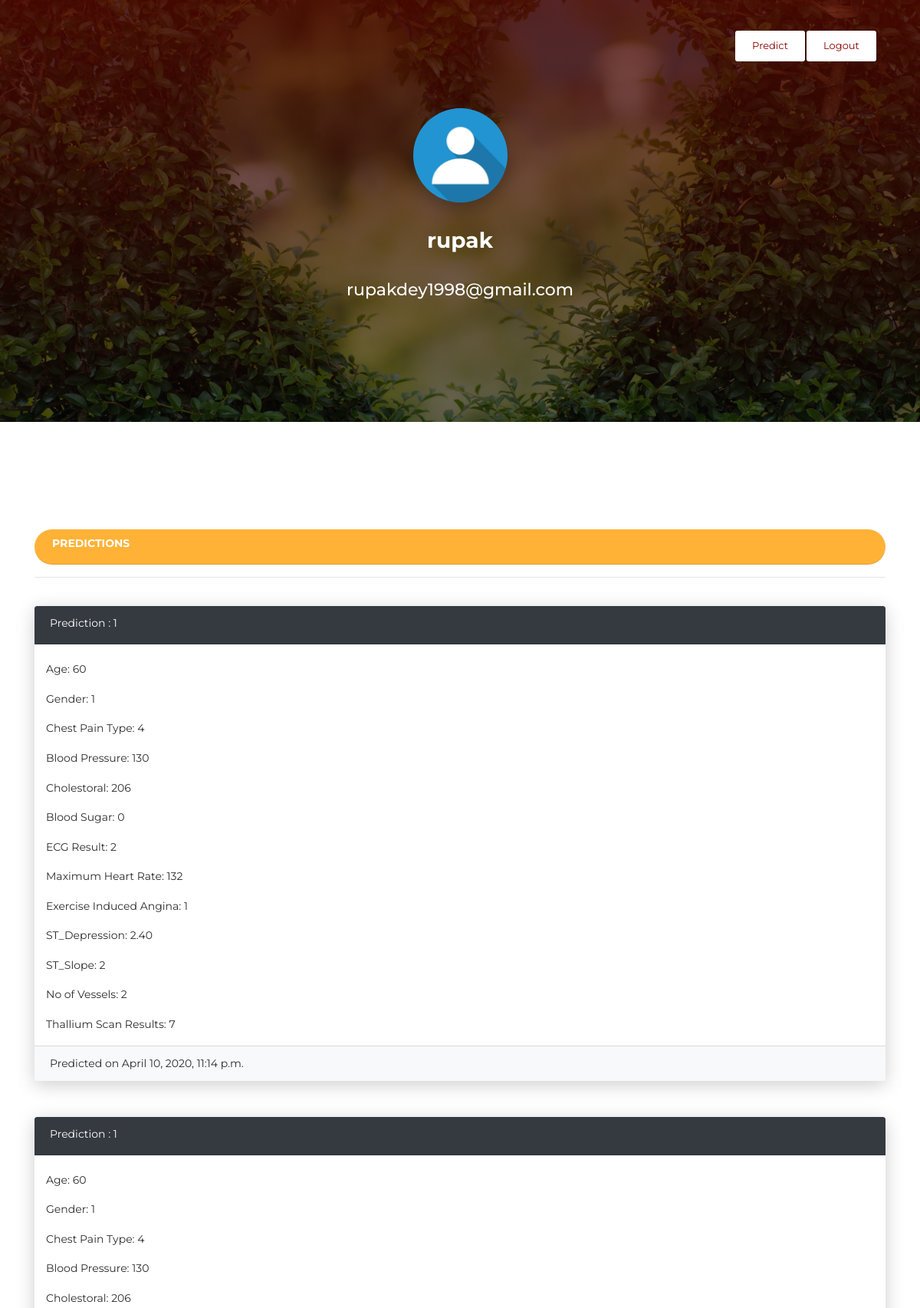
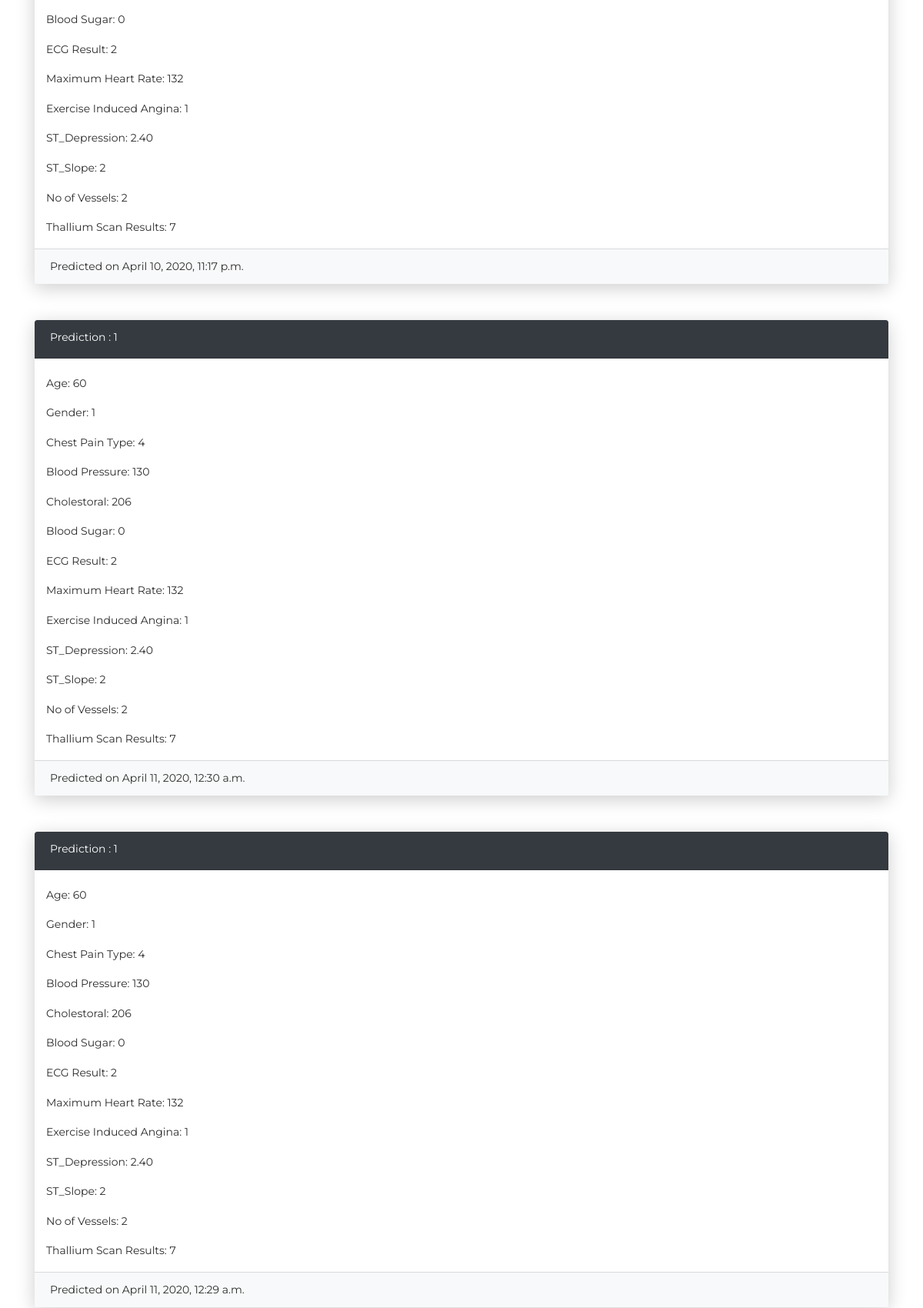
Page /accounts/profile/11/ (signed in, upper part) on the committed database (2 pictures, top to bottom).
### accounts/models.py (models this page shows, shortened)
class UserProfileInfo(models.Model):
    user = models.OneToOneField(User, on_delete=models.CASCADE, related_name='profile')
    profile_pic = models.ImageField(upload_to='profile_pics', default="1.jpg")

### predict_risk/models.py (models this page shows, shortened)
class Predictions(models.Model):
    profile = models.ForeignKey(UserProfileInfo, on_delete=models.CASCADE, related_name='predict')
    age = models.IntegerField()
    sex = models.IntegerField(choices=sex_choices, default=0)
    cp = models.IntegerField(choices=cp_choice,default=0)
    resting_bp = models.IntegerField()
    serum_cholesterol = models.IntegerField()
    fasting_blood_sugar = models.IntegerField(choices=fasting_blood_sugar_choices,default=0)
    resting_ecg = models.IntegerField(choices=resting_ecg_choices,default=0)
    max_heart_rate = models.IntegerField()
    exercise_induced_angina = models.IntegerField(choices=exercise_induced_angina_choices,default=0)
    st_depression = models.DecimalField(max_digits=4, decimal_places=2)
    st_slope = models.IntegerField(choices=st_slope_choices)
    number_of_vessels = models.IntegerField(choices=number_of_vessels_choices)
    thallium_scan_results = models.IntegerField(choices=thallium_scan_results_choices)
    predicted_on = models.DateTimeField(default=timezone.now)
    num=models.IntegerField()

### accounts/views.py (the view)
# urls.py: url(r'^profile/(?P<pk>\d+)/$', views.ProfileDetailView.as_view(), name='profile'),
class ProfileDetailView(LoginRequiredMixin, DetailView):
    login_url = '/'
    redirect_field_name = '/'
    model = UserProfileInfo
    template_name = 'accounts/profileview.html'
    def get_context_data(self, **kwargs):
        if self.request.session.has_key('user_id'):
            u_id = self.request.session['user_id']
            context = super(ProfileDetailView, self).get_context_data(**kwargs)
            context['user_id'] = u_id
        return context

### accounts/templates/accounts/profileview.html (shortened to what this page needs)
<!DOCTYPE html>
{% load static %}
<html lang="en">
<head>
    <link rel="stylesheet" href="https://maxcdn.bootstrapcdn.com/font-awesome/latest/css/font-awesome.min.css" />
    <link href="{% static 'css/bootstrap.min.css' %}" rel="stylesheet" />
    <link href="{% static 'css/now-ui-kit.css' %}" rel="stylesheet" />
</head>
<body class="profile-page sidebar-collapse">
 <nav class="navbar navbar-expand-lg bg-primary fixed-top navbar-transparent" color-on-scroll="400" >
        <div class="container">
            <div class="collapse navbar-collapse justify-content-end" id="navigation" data-nav-image="">
                <ul class="nav nav-tabs" data-tabs="tabs">
                    <li class="nav-item">
                        <a href="{% url 'predict:predict' pk=user_id %}" class="btn btn-neutral">Predict</a>
                    </li>
                    <li class="nav-item">
                      <a href="{% url 'accounts:logout'%}"  class="btn btn-neutral">Logout</a>
                    </li>
                </ul>
            </div>
        </div>
    </nav>
    <div class="wrapper">
        <div class="page-header page-header-small" filter-color="orange" style="max-height: 100px;">
            <div class="page-header-image" data-parallax="true" style="background-image: url('{% static 'images/heart_leaves.jpg' %}'); ">
            </div>
            <div class="container">
                <div class="content-center">
                    <div class="photo-container">
                        <img src="{{userprofileinfo.profile_pic.url}}" />
                    </div>
                    <h3 class="title">{{ userprofileinfo.user.username }}</h3>
                    <p class="h5">{{ userprofileinfo.user.email }}</p>
                    </div>
                </div>
            </div>
        </div>
    <div class="section">
    </div>
    <div class="container">
    <div class="card-header bg-warning btn-round text-white"> <h6>Predictions</h6> </div>
        <hr>
        {% for pred in userprofileinfo.predict.all  %}
            <br>
             <div class="card card-login" style="width: 100%">
                    <div class="card-header bg-dark text-white" style="height: 50px;"> Prediction : {{ pred.num|safe}}
                    </div>
                    <div class="container">
                        <br>
                        <p>Age: {{pred.age}}</p>
                        <p>Gender: {{pred.sex}}</p>
                        <p>Chest Pain Type: {{pred.cp}}</p>
                        <p>Blood Pressure: {{pred.resting_bp}}</p>
                        <p>Cholestoral: {{pred.serum_cholesterol}}</p>
                        <p>Blood Sugar: {{pred.fasting_blood_sugar}}</p>
                        <p>ECG Result: {{pred.resting_ecg}}</p>
                        <p>Maximum Heart Rate: {{pred.max_heart_rate}}</p>
                        <p>Exercise Induced Angina: {{pred.exercise_induced_angina}}</p>
                        <p>ST_Depression: {{pred.st_depression}}</p>
                        <p>ST_Slope: {{pred.st_slope}}</p>
                        <p>No of Vessels: {{pred.number_of_vessels}}</p>
                        <p>Thallium Scan Results: {{pred.thallium_scan_results}}</p>
                    </div>
                    <div class="card-footer bg-light" >Predicted on {{ pred.predicted_on }}</div>
            </div>
            <br>
        {% endfor %}
    </div>
</body>
</html>

### rows in the picture
UserProfileInfo: profile_pic (picture), user.username "rupak", user.email "rupakdey1998@gmail.com"
Predictions: num "1", age "60", sex "1", cp "4", resting_bp "130", serum_cholesterol "206", fasting_blood_sugar "0", resting_ecg "2", max_heart_rate "132", exercise_induced_angina "1", st_depression "2.40", st_slope "2", number_of_vessels "2", thallium_scan_results "7", predicted_on "April 10, 2020, 11:14 p.m."
Predictions: num "1", age "60", sex "1", cp "4", resting_bp "130", serum_cholesterol "206", fasting_blood_sugar "0", resting_ecg "2", max_heart_rate "132", exercise_induced_angina "1", st_depression "2.40", st_slope "2", number_of_vessels "2", thallium_scan_results "7", predicted_on "April 10, 2020, 11:17 p.m."
Predictions: num "1", age "60", sex "1", cp "4", resting_bp "130", serum_cholesterol "206", fasting_blood_sugar "0", resting_ecg "2", max_heart_rate "132", exercise_induced_angina "1", st_depression "2.40", st_slope "2", number_of_vessels "2", thallium_scan_results "7", predicted_on "April 11, 2020, 12:30 a.m."
Predictions: num "1", age "60", sex "1", cp "4", resting_bp "130", serum_cholesterol "206", fasting_blood_sugar "0", resting_ecg "2", max_heart_rate "132", exercise_induced_angina "1", st_depression "2.40", st_slope "2", number_of_vessels "2", thallium_scan_results "7", predicted_on "April 11, 2020, 12:29 a.m."
